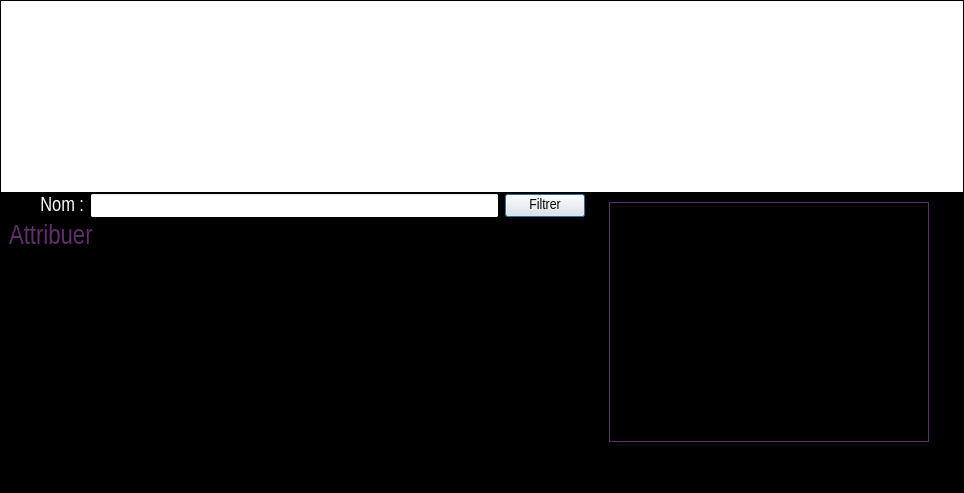
<?xml version="1.0" encoding="UTF-8"?>
<ui version="4.0">
 <class>AssignCardNumberClass</class>
 <widget class="QDialog" name="AssignCardNumberClass">
  <property name="geometry">
   <rect>
    <x>0</x>
    <y>0</y>
    <width>964</width>
    <height>493</height>
   </rect>
  </property>
  <property name="palette">
   <palette>
    <active>
     <colorrole role="Base">
      <brush brushstyle="SolidPattern">
       <color alpha="255">
        <red>255</red>
        <green>255</green>
        <blue>255</blue>
       </color>
      </brush>
     </colorrole>
     <colorrole role="Window">
      <brush brushstyle="SolidPattern">
       <color alpha="255">
        <red>0</red>
        <green>0</green>
        <blue>0</blue>
       </color>
      </brush>
     </colorrole>
    </active>
    <inactive>
     <colorrole role="Base">
      <brush brushstyle="SolidPattern">
       <color alpha="255">
        <red>255</red>
        <green>255</green>
        <blue>255</blue>
       </color>
      </brush>
     </colorrole>
     <colorrole role="Window">
      <brush brushstyle="SolidPattern">
       <color alpha="255">
        <red>0</red>
        <green>0</green>
        <blue>0</blue>
       </color>
      </brush>
     </colorrole>
    </inactive>
    <disabled>
     <colorrole role="Base">
      <brush brushstyle="SolidPattern">
       <color alpha="255">
        <red>0</red>
        <green>0</green>
        <blue>0</blue>
       </color>
      </brush>
     </colorrole>
     <colorrole role="Window">
      <brush brushstyle="SolidPattern">
       <color alpha="255">
        <red>0</red>
        <green>0</green>
        <blue>0</blue>
       </color>
      </brush>
     </colorrole>
    </disabled>
   </palette>
  </property>
  <property name="windowTitle">
   <string>Attribuer un numéro de carte</string>
  </property>
  <property name="windowIcon">
   <iconset resource="pokersphere.qrc">
    <normaloff>:/img/Resources/sphere.ico</normaloff>:/img/Resources/sphere.ico</iconset>
  </property>
  <layout class="QVBoxLayout" name="verticalLayout">
   <property name="spacing">
    <number>0</number>
   </property>
   <property name="leftMargin">
    <number>0</number>
   </property>
   <property name="topMargin">
    <number>0</number>
   </property>
   <property name="rightMargin">
    <number>0</number>
   </property>
   <item>
    <widget class="QTableView" name="tableView"/>
   </item>
   <item>
    <layout class="QHBoxLayout" name="horizontalLayout">
     <property name="spacing">
      <number>0</number>
     </property>
     <item>
      <layout class="QVBoxLayout" name="verticalLayout_2">
       <item>
        <layout class="QHBoxLayout" name="horizontalLayout_15">
         <item>
          <layout class="QVBoxLayout" name="verticalLayout_6">
           <property name="leftMargin">
            <number>9</number>
           </property>
           <property name="rightMargin">
            <number>9</number>
           </property>
           <item>
            <layout class="QHBoxLayout" name="horizontalLayout_2">
             <item>
              <widget class="QLabel" name="nomLabel">
               <property name="minimumSize">
                <size>
                 <width>75</width>
                 <height>0</height>
                </size>
               </property>
               <property name="palette">
                <palette>
                 <active>
                  <colorrole role="WindowText">
                   <brush brushstyle="SolidPattern">
                    <color alpha="255">
                     <red>255</red>
                     <green>255</green>
                     <blue>255</blue>
                    </color>
                   </brush>
                  </colorrole>
                 </active>
                 <inactive>
                  <colorrole role="WindowText">
                   <brush brushstyle="SolidPattern">
                    <color alpha="255">
                     <red>255</red>
                     <green>255</green>
                     <blue>255</blue>
                    </color>
                   </brush>
                  </colorrole>
                 </inactive>
                 <disabled>
                  <colorrole role="WindowText">
                   <brush brushstyle="SolidPattern">
                    <color alpha="255">
                     <red>120</red>
                     <green>120</green>
                     <blue>120</blue>
                    </color>
                   </brush>
                  </colorrole>
                 </disabled>
                </palette>
               </property>
               <property name="font">
                <font>
                 <family>Arial Narrow</family>
                 <pointsize>15</pointsize>
                </font>
               </property>
               <property name="text">
                <string>Nom :</string>
               </property>
               <property name="alignment">
                <set>Qt::AlignRight|Qt::AlignTrailing|Qt::AlignVCenter</set>
               </property>
              </widget>
             </item>
             <item>
              <widget class="QLineEdit" name="filtreLineEdit">
               <property name="minimumSize">
                <size>
                 <width>150</width>
                 <height>25</height>
                </size>
               </property>
              </widget>
             </item>
             <item>
              <widget class="QPushButton" name="filtrerPushButton">
               <property name="font">
                <font>
                 <family>Arial Narrow</family>
                 <pointsize>11</pointsize>
                </font>
               </property>
               <property name="styleSheet">
                <string notr="true"/>
               </property>
               <property name="text">
                <string>Filtrer</string>
               </property>
              </widget>
             </item>
            </layout>
           </item>
           <item>
            <widget class="QLabel" name="assignLabel">
             <property name="font">
              <font>
               <family>Arial Narrow</family>
               <pointsize>20</pointsize>
              </font>
             </property>
             <property name="text">
              <string>&lt;a href=&quot;a&quot; style=&quot;text-decoration:none;&quot;&gt;&lt;font color=&quot;#5E2F6A&quot;&gt;Attribuer&lt;/font&gt;&lt;/a&gt;</string>
             </property>
            </widget>
           </item>
           <item>
            <spacer name="verticalSpacer_2">
             <property name="orientation">
              <enum>Qt::Vertical</enum>
             </property>
             <property name="sizeType">
              <enum>QSizePolicy::MinimumExpanding</enum>
             </property>
             <property name="sizeHint" stdset="0">
              <size>
               <width>20</width>
               <height>40</height>
              </size>
             </property>
            </spacer>
           </item>
          </layout>
         </item>
         <item>
          <layout class="QVBoxLayout" name="verticalLayout_4">
           <property name="leftMargin">
            <number>9</number>
           </property>
           <property name="topMargin">
            <number>9</number>
           </property>
           <property name="rightMargin">
            <number>9</number>
           </property>
           <item>
            <widget class="QLabel" name="imageLabel">
             <property name="minimumSize">
              <size>
               <width>320</width>
               <height>240</height>
              </size>
             </property>
             <property name="maximumSize">
              <size>
               <width>320</width>
               <height>240</height>
              </size>
             </property>
             <property name="palette">
              <palette>
               <active>
                <colorrole role="WindowText">
                 <brush brushstyle="SolidPattern">
                  <color alpha="255">
                   <red>94</red>
                   <green>47</green>
                   <blue>106</blue>
                  </color>
                 </brush>
                </colorrole>
               </active>
               <inactive>
                <colorrole role="WindowText">
                 <brush brushstyle="SolidPattern">
                  <color alpha="255">
                   <red>94</red>
                   <green>47</green>
                   <blue>106</blue>
                  </color>
                 </brush>
                </colorrole>
               </inactive>
               <disabled>
                <colorrole role="WindowText">
                 <brush brushstyle="SolidPattern">
                  <color alpha="255">
                   <red>120</red>
                   <green>120</green>
                   <blue>120</blue>
                  </color>
                 </brush>
                </colorrole>
               </disabled>
              </palette>
             </property>
             <property name="frameShape">
              <enum>QFrame::Box</enum>
             </property>
             <property name="scaledContents">
              <bool>true</bool>
             </property>
            </widget>
           </item>
           <item>
            <spacer name="verticalSpacer">
             <property name="orientation">
              <enum>Qt::Vertical</enum>
             </property>
             <property name="sizeType">
              <enum>QSizePolicy::MinimumExpanding</enum>
             </property>
             <property name="sizeHint" stdset="0">
              <size>
               <width>20</width>
               <height>40</height>
              </size>
             </property>
            </spacer>
           </item>
          </layout>
         </item>
         <item>
          <layout class="QVBoxLayout" name="verticalLayout_3">
           <item>
            <widget class="QLabel" name="logoLabel">
             <property name="maximumSize">
              <size>
               <width>256</width>
               <height>150</height>
              </size>
             </property>
             <property name="text">
              <string/>
             </property>
             <property name="pixmap">
              <pixmap resource="pokersphere.qrc">:/img/Resources/pokerSphere.gif</pixmap>
             </property>
             <property name="scaledContents">
              <bool>true</bool>
             </property>
             <property name="alignment">
              <set>Qt::AlignCenter</set>
             </property>
            </widget>
           </item>
           <item>
            <spacer name="verticalSpacer_3">
             <property name="orientation">
              <enum>Qt::Vertical</enum>
             </property>
             <property name="sizeType">
              <enum>QSizePolicy::MinimumExpanding</enum>
             </property>
             <property name="sizeHint" stdset="0">
              <size>
               <width>20</width>
               <height>40</height>
              </size>
             </property>
            </spacer>
           </item>
          </layout>
         </item>
        </layout>
       </item>
      </layout>
     </item>
    </layout>
   </item>
  </layout>
 </widget>
 <layoutdefault spacing="6" margin="11"/>
 <resources>
  <include location="pokersphere.qrc"/>
 </resources>
 <connections/>
</ui>
